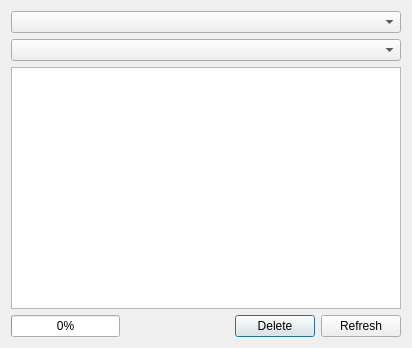
<?xml version="1.0" encoding="UTF-8"?>
<ui version="4.0">
 <class>GUI_MTP</class>
 <widget class="QDialog" name="GUI_MTP">
  <property name="geometry">
   <rect>
    <x>0</x>
    <y>0</y>
    <width>412</width>
    <height>348</height>
   </rect>
  </property>
  <property name="windowTitle">
   <string>Devices</string>
  </property>
  <layout class="QGridLayout" name="gridLayout">
   <item row="1" column="0">
    <widget class="QComboBox" name="combo_storages"/>
   </item>
   <item row="0" column="0">
    <widget class="QComboBox" name="combo_devices"/>
   </item>
   <item row="5" column="0">
    <layout class="QHBoxLayout" name="horizontalLayout">
     <property name="topMargin">
      <number>0</number>
     </property>
     <item>
      <widget class="QProgressBar" name="pb_progress">
       <property name="value">
        <number>0</number>
       </property>
      </widget>
     </item>
     <item>
      <spacer name="horizontalSpacer">
       <property name="orientation">
        <enum>Qt::Horizontal</enum>
       </property>
       <property name="sizeHint" stdset="0">
        <size>
         <width>40</width>
         <height>20</height>
        </size>
       </property>
      </spacer>
     </item>
     <item>
      <widget class="QPushButton" name="btn_delete">
       <property name="text">
        <string>Delete</string>
       </property>
      </widget>
     </item>
     <item>
      <widget class="QPushButton" name="btn_go">
       <property name="text">
        <string>Refresh</string>
       </property>
      </widget>
     </item>
    </layout>
   </item>
   <item row="2" column="0">
    <widget class="MTPTreeView" name="tree_view">
     <attribute name="headerVisible">
      <bool>false</bool>
     </attribute>
     <column>
      <property name="text">
       <string notr="true">1</string>
      </property>
     </column>
    </widget>
   </item>
  </layout>
 </widget>
 <customwidgets>
  <customwidget>
   <class>MTPTreeView</class>
   <extends>QTreeWidget</extends>
   <header>GUI/MTP/MTPTreeView.h</header>
  </customwidget>
 </customwidgets>
 <resources/>
 <connections/>
</ui>
